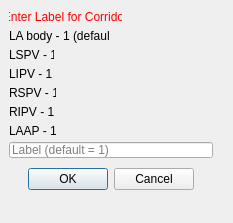
<?xml version="1.0" encoding="UTF-8"?>
<ui version="4.0">
 <class>AtrialFibresClipperViewUICorridor</class>
 <widget class="QWidget" name="AtrialFibresClipperViewUICorridor">
  <property name="geometry">
   <rect>
    <x>0</x>
    <y>0</y>
    <width>233</width>
    <height>223</height>
   </rect>
  </property>
  <property name="sizePolicy">
   <sizepolicy hsizetype="Preferred" vsizetype="Minimum">
    <horstretch>0</horstretch>
    <verstretch>0</verstretch>
   </sizepolicy>
  </property>
  <property name="minimumSize">
   <size>
    <width>0</width>
    <height>223</height>
   </size>
  </property>
  <property name="maximumSize">
   <size>
    <width>16777215</width>
    <height>223</height>
   </size>
  </property>
  <property name="windowTitle">
   <string>Set Values</string>
  </property>
  <widget class="QLabel" name="titleLabel">
   <property name="geometry">
    <rect>
     <x>9</x>
     <y>9</y>
     <width>113</width>
     <height>16</height>
    </rect>
   </property>
   <property name="styleSheet">
    <string notr="true">QLabel { color: rgb(255, 0, 0) }</string>
   </property>
   <property name="text">
    <string>Enter Label for Corridor</string>
   </property>
   <property name="alignment">
    <set>Qt::AlignCenter</set>
   </property>
  </widget>
  <widget class="QLabel" name="label_2">
   <property name="geometry">
    <rect>
     <x>9</x>
     <y>28</y>
     <width>100</width>
     <height>16</height>
    </rect>
   </property>
   <property name="text">
    <string>LA body - 1 (default)</string>
   </property>
  </widget>
  <widget class="QLabel" name="label_3">
   <property name="geometry">
    <rect>
     <x>9</x>
     <y>47</y>
     <width>45</width>
     <height>16</height>
    </rect>
   </property>
   <property name="text">
    <string>LSPV - 11</string>
   </property>
  </widget>
  <widget class="QLabel" name="label_4">
   <property name="geometry">
    <rect>
     <x>9</x>
     <y>66</y>
     <width>43</width>
     <height>16</height>
    </rect>
   </property>
   <property name="text">
    <string>LIPV - 13</string>
   </property>
  </widget>
  <widget class="QLabel" name="label_5">
   <property name="geometry">
    <rect>
     <x>9</x>
     <y>85</y>
     <width>47</width>
     <height>16</height>
    </rect>
   </property>
   <property name="text">
    <string>RSPV - 15</string>
   </property>
  </widget>
  <widget class="QLabel" name="label_6">
   <property name="geometry">
    <rect>
     <x>9</x>
     <y>104</y>
     <width>45</width>
     <height>16</height>
    </rect>
   </property>
   <property name="text">
    <string>RIPV - 17</string>
   </property>
  </widget>
  <widget class="QLabel" name="label_7">
   <property name="geometry">
    <rect>
     <x>9</x>
     <y>123</y>
     <width>47</width>
     <height>16</height>
    </rect>
   </property>
   <property name="text">
    <string>LAAP - 19</string>
   </property>
  </widget>
  <widget class="QLineEdit" name="lineEdit_1">
   <property name="geometry">
    <rect>
     <x>9</x>
     <y>142</y>
     <width>204</width>
     <height>16</height>
    </rect>
   </property>
   <property name="placeholderText">
    <string>Label (default = 1)</string>
   </property>
  </widget>
  <widget class="QDialogButtonBox" name="buttonBox">
   <property name="enabled">
    <bool>true</bool>
   </property>
   <property name="geometry">
    <rect>
     <x>9</x>
     <y>164</y>
     <width>204</width>
     <height>31</height>
    </rect>
   </property>
   <property name="orientation">
    <enum>Qt::Horizontal</enum>
   </property>
   <property name="standardButtons">
    <set>QDialogButtonBox::Cancel|QDialogButtonBox::Ok</set>
   </property>
   <property name="centerButtons">
    <bool>true</bool>
   </property>
  </widget>
 </widget>
 <layoutdefault spacing="6" margin="11"/>
 <resources/>
 <connections/>
</ui>
